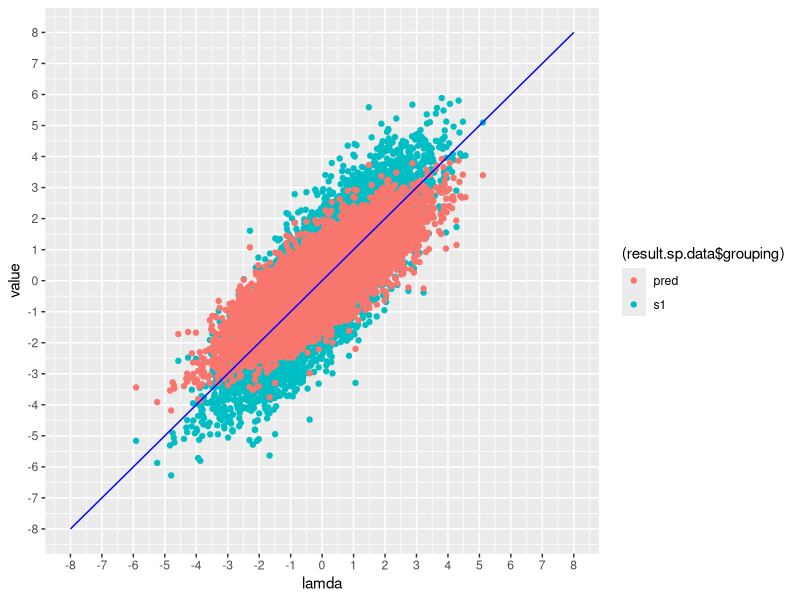

The R script that drew this image:
library(tidyverse)
library(MASS)
library(ggplot2)
library(dplyr)
library(plyr)
library(reshape2)

#pulling lamda from normal distrubtion 
sigma<-sqrt(2)
N=10000
sampleSize=10000
lamda <- rnorm(n=N, mean=0, sd=sigma)

results<-matrix(nrow=N, ncol=3)

for(i in 1:N){
  results[i,1] = lamda[i]
  results[i,c(2,3)] <- rnorm(n=2,mean=lamda[i],sd=1)
}

results.data=as.data.frame(results)
colnames(results.data)=c("lamda", "s1", "s2")

true_lambda <- function(lambda){
  return(lambda)
}

compute_mean <- function(s1){
  sigma^2*s1/(1+sigma^2)
}

results.data$pred_lambda <- compute_mean(results.data$s1)

s1_val <- results.data[c("lamda","s1")]
s1_val$grouping = rep("s1",10000)
colnames(s1_val) = c("lamda","value")
pred_val <- results.data[c("lamda","pred_lambda")]
pred_val$grouping = rep("pred",10000)
colnames(pred_val) = c("lamda","value")
result.sp.data <- rbind(s1_val,pred_val)
colnames(result.sp.data) <- c("lamda","value","grouping")

trueVSpred<-ggplot(data = result.sp.data, mapping = aes(x = lamda, y =value, colour=(result.sp.data$grouping))) +geom_point()+scale_y_continuous(breaks=seq(-8, 8, 1), limits=c(-8,8))+scale_x_continuous(breaks=seq(-8, 8, 1), limits=c(-8, 8))+ stat_function(fun=true_lambda,geom="line",colour="blue")
#trueVSpred<-ggplot(data = results.data, mapping = aes(x = lamda, y = s1_pred)) +geom_point()+scale_y_continuous(breaks=seq(-8, 8, 1), limits=c(-8,8))+scale_x_continuous(breaks=seq(-8, 8, 1), limits=c(-8, 8))+ stat_function(fun=true_lambda,geom="line",colour="blue")

